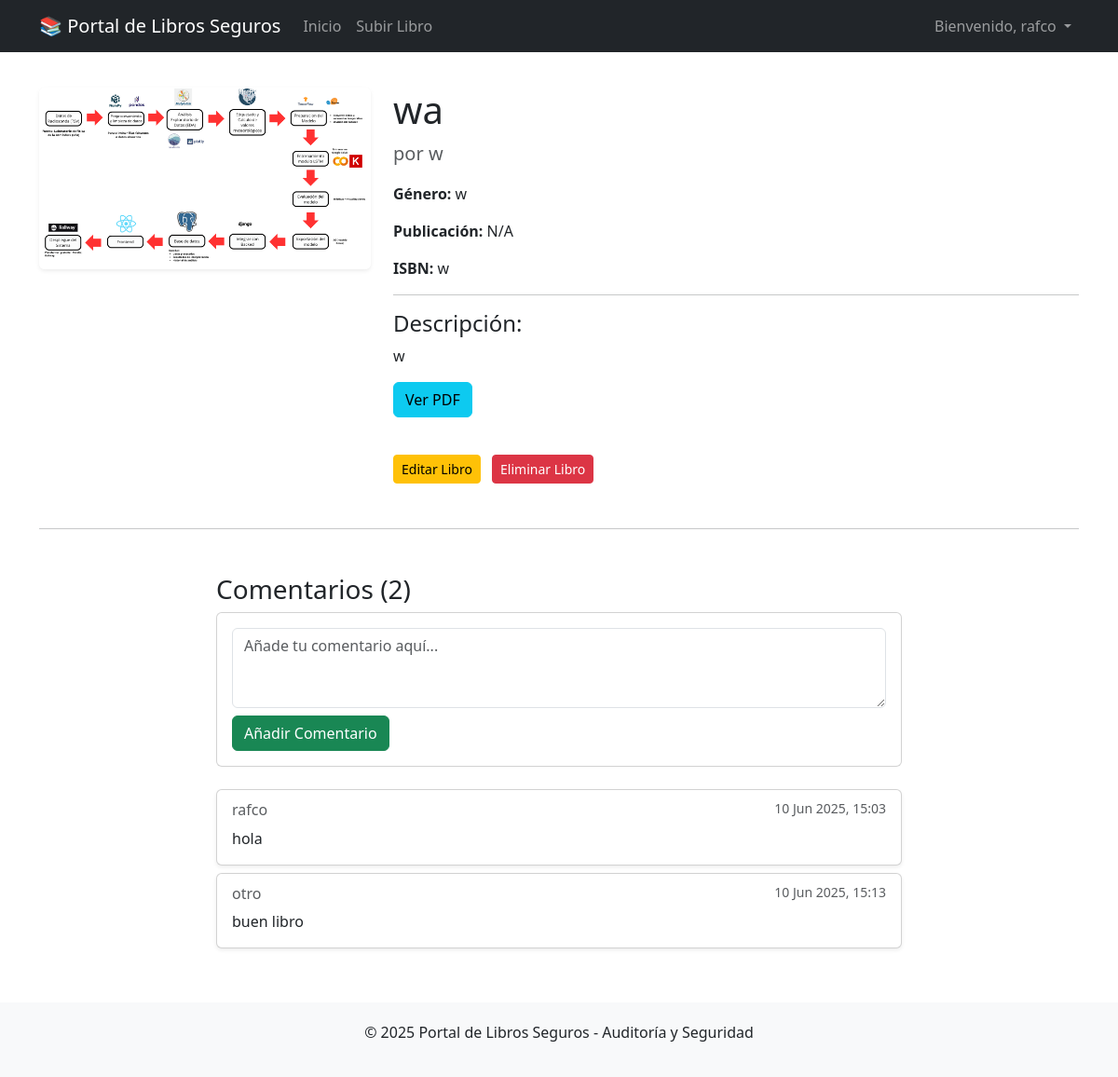
The page /libro/2/ (signed in) on the database its author committed.
### libros/models.py (models this page shows, shortened)
class Libro(models.Model):
    titulo = models.CharField(max_length=200)
    autor = models.CharField(max_length=100)
    isbn = models.CharField(max_length=13, unique=True, blank=True, null=True)
    genero = models.CharField(max_length=50, blank=True, null=True)
    descripcion = models.TextField(blank=True, null=True)
    fecha_publicacion = models.DateField(blank=True, null=True)
    portada = models.ImageField(upload_to='portadas/', blank=True, null=True)
    documento_pdf = models.FileField(upload_to='libros_pdf/', blank=True, null=True)
    usuario_carga = models.ForeignKey(User, on_delete=models.SET_NULL, null=True, blank=True)
    fecha_carga = models.DateTimeField(auto_now_add=True)
    es_publico = models.BooleanField(default=True) # Para control de acceso

class Comentario(models.Model):
    libro = models.ForeignKey(Libro, on_delete=models.CASCADE, related_name='comentarios')
    usuario = models.ForeignKey(User, on_delete=models.CASCADE)
    texto = models.TextField()
    fecha_creacion = models.DateTimeField(auto_now_add=True)

### libros/views.py (the view, shortened to what this page needs)
# urls.py: path('libro/<int:pk>/', views.DetalleLibro.as_view(), name='detalle_libro'), # Detalle de un libro (pk es el ID)
class DetalleLibro(DetailView):
    model = Libro
    template_name = 'libros/detalle_libro.html'
    context_object_name = 'libro'
    def get_context_data(self, **kwargs):
        context = super().get_context_data(**kwargs)
        if not self.object.es_publico and not (self.request.user.is_authenticated and self.request.user.is_staff):
            logger.warning(f"Intento de acceso no autorizado a libro no público: '{self.object.titulo}' por usuario '{self.request.user.username if self.request.user.is_authenticated else 'Anónimo'}'.")
            return context # Podrías hacer que el template maneje esta condición
        context['comentarios'] = self.object.comentarios.all() # Obtiene todos los comentarios del libro
        context['form_comentario'] = ComentarioForm() # Pasa una instancia vacía del formulario de comentario
        logger.info(f"Mostrando detalle del libro '{self.object.titulo}'.")
        return context

### libros/forms.py
class ComentarioForm(forms.ModelForm):
    class Meta:
        model = Comentario
        fields = ['texto']
        widgets = {
            'texto': forms.Textarea(attrs={'rows': 3, 'placeholder': 'Añade tu comentario aquí...', 'class': 'form-control'}),
        }
        labels = {
            'texto': 'Tu Comentario',
        }

### libros/templates/libros/detalle_libro.html (shortened to what this page needs)
{% extends 'base.html' %}
{% block content %}
<div class="row">
    <div class="col-md-4">
        {% if libro.portada %}
            <img src="{{ libro.portada.url }}" class="img-fluid rounded shadow-sm" alt="{{ libro.titulo }}">
        {% else %}
            <img src="https://via.placeholder.com/400x600?text=No+Portada" class="img-fluid rounded shadow-sm" alt="Sin Portada">
        {% endif %}
    </div>
    <div class="col-md-8">
        <h1>{{ libro.titulo }}</h1>
        <p class="lead text-muted">por {{ libro.autor }}</p>
        <p><strong>Género:</strong> {{ libro.genero|default:"N/A" }}</p>
        <p><strong>Publicación:</strong> {{ libro.fecha_publicacion|date:"d M Y"|default:"N/A" }}</p>
        {% if libro.isbn %}<p><strong>ISBN:</strong> {{ libro.isbn }}</p>{% endif %}
        <hr>
        <h4>Descripción:</h4>
        <p>{{ libro.descripcion|default:"No hay descripción disponible para este libro." }}</p>
        {% if libro.documento_pdf %}
            <a href="{{ libro.documento_pdf.url }}" class="btn btn-info mb-3" target="_blank" rel="noopener noreferrer">
                 Ver PDF
            </a>
        {% endif %}
        <div class="mt-4">
            {% if user.is_authenticated and user == libro.usuario_carga or user.is_authenticated and user.is_superuser %}
                <a href="{% url 'actualizar_libro' pk=libro.pk %}" class="btn btn-warning btn-sm me-2">Editar Libro</a>
                <a href="{% url 'eliminar_libro' pk=libro.pk %}" class="btn btn-danger btn-sm">Eliminar Libro</a>
            {% endif %}
        </div>
    </div>
</div>
<hr class="my-5">
<div class="row">
    <div class="col-md-8 offset-md-2">
        <h3>Comentarios ({{ comentarios.count }})</h3>
        <div class="card mb-4">
            <div class="card-body">
                {% if user.is_authenticated %}
                    <form action="{% url 'detalle_libro' pk=libro.pk %}" method="post">
                        {{ form_comentario.texto }}
                        <button type="submit" class="btn btn-success mt-2">Añadir Comentario</button>
                    </form>
                {% else %}
                    <p class="text-center">Por favor, <a href="{% url 'login' %}">inicia sesión</a> para dejar un comentario.</p>
                {% endif %}
            </div>
        </div>
        {% if comentarios %}
            {% for comentario in comentarios %}
            <div class="card mb-2 shadow-sm">
                <div class="card-body">
                    <h6 class="card-subtitle mb-2 text-muted">{{ comentario.usuario.username }} <small class="float-end">{{ comentario.fecha_creacion|date:"d M Y, H:i" }}</small></h6>
                    <p class="card-text">{{ comentario.texto }}</p>
                </div>
            </div>
            {% endfor %}
        {% else %}
            <p class="text-center text-muted">Sé el primero en comentar este libro.</p>
        {% endif %}
    </div>
</div>
{% endblock %}

### templates/base.html (shortened to what this page needs)
<!DOCTYPE html>
<html lang="es">
<head>
    <link rel="stylesheet" href="https://cdn.jsdelivr.net/npm/bootstrap@5.3.3/dist/css/bootstrap.min.css">
</head>
<body>
    <nav class="navbar navbar-expand-lg navbar-dark bg-dark fixed-top">
        <div class="container">
            <a class="navbar-brand" href="{% url 'lista_libros' %}">📚 Portal de Libros Seguros</a>
            <div class="collapse navbar-collapse" id="navbarNav">
                <ul class="navbar-nav me-auto mb-2 mb-lg-0">
                    <li class="nav-item">
                        <a class="nav-link" href="{% url 'lista_libros' %}">Inicio</a>
                    </li>
                    {% if user.is_authenticated %}
                    <li class="nav-item">
                        <a class="nav-link" href="{% url 'crear_libro' %}">Subir Libro</a>
                    </li>
                    {% endif %}
                </ul>
                <ul class="navbar-nav ms-auto">
                    {% if user.is_authenticated %}
                    <li class="nav-item dropdown">
                        <a class="nav-link dropdown-toggle" href="#" id="navbarDropdown" role="button"
                            data-bs-toggle="dropdown" aria-expanded="false">
                            Bienvenido, {{ user.username }}
                        </a>
                    </li>
                    {% endif %}
                </ul>
            </div>
        </div>
    </nav>
    <div class="container mt-4">
        {% block content %}
        {% endblock %}
    </div>
    <footer class="footer">
        <div class="container">
            <p>&copy; 2025 Portal de Libros Seguros - Auditoría y Seguridad</p>
        </div>
    </footer>
</body>
</html>

### templates/base.html (style rules this page uses)
body { padding-top: 70px; }
.footer { background-color: #f8f9fa; padding: 20px 0; margin-top: 50px; text-align: center; }

### rows shown on the page
Libro: portada (picture), titulo "wa", autor "w", genero "w", fecha_publicacion "N/A", isbn "w", descripcion "w", count "2"
Comentario: usuario.username "rafco", fecha_creacion "10 Jun 2025, 15:03", texto "hola"
Comentario: usuario.username "otro", fecha_creacion "10 Jun 2025, 15:13", texto "buen libro"

### other values the page prints
{{ user.username }} "rafco"
